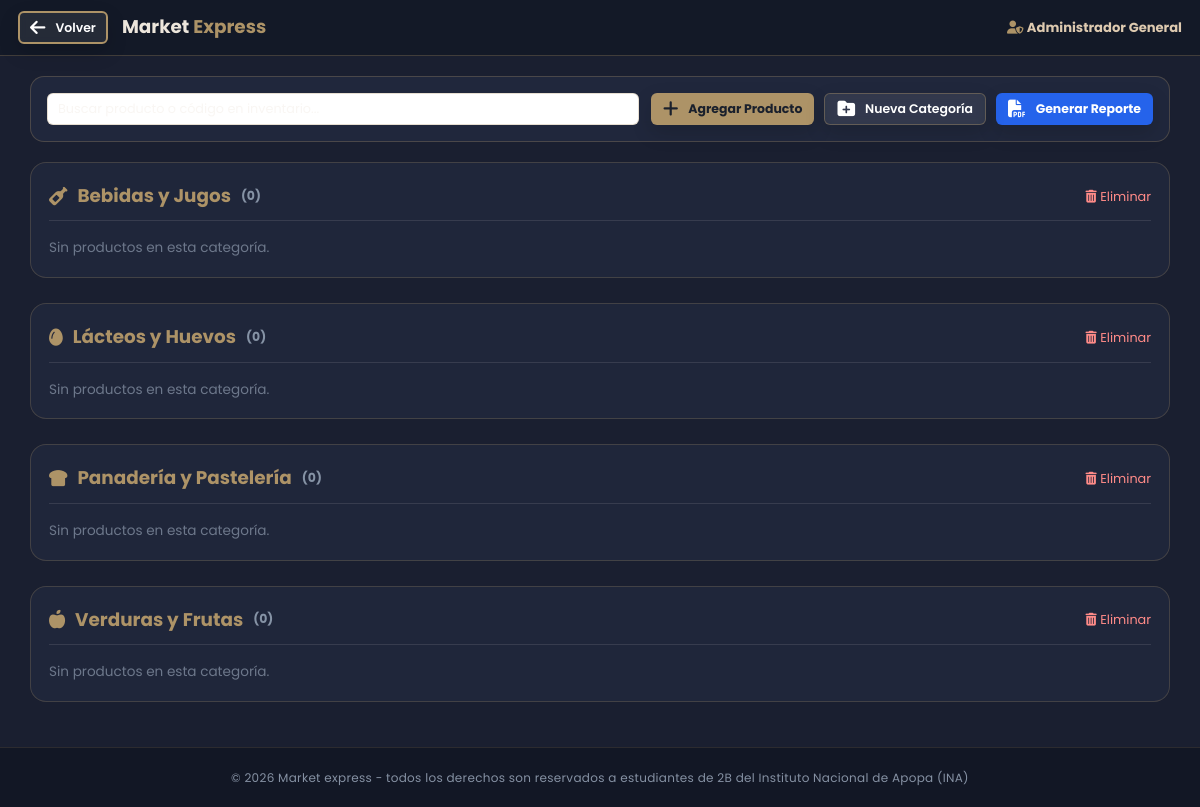
Page /inventario.php (signed in) on the committed database.
### tables this page shows
CREATE TABLE `categorias` (
  `id` int(11) NOT NULL,
  `nombre` varchar(50) NOT NULL,
  `icono` varchar(50) DEFAULT 'fa-box'
);

### inventario.php (the view, shortened to what this page needs)
<?php
require_once 'conexion.php';
$nombreUsuario = $_SESSION['nombre'] ?? 'Administrador General';
try {
    $pdo->exec("ALTER TABLE productos ADD COLUMN codigo VARCHAR(50) DEFAULT NULL AFTER categoria_id");
} catch (Exception $e) {
}
try {
    $pdo->exec("UPDATE productos SET codigo = LPAD(id + 100000, 6, '0') WHERE codigo IS NULL OR codigo = ''");
} catch (Exception $e) {
}
$categorias = $pdo->query("SELECT * FROM categorias ORDER BY nombre ASC")->fetchAll();
$productosPorCategoria = [];
$copyrightText = "© 2026 Market express - todos los derechos son reservados a estudiantes de 2B del Instituto Nacional de Apopa (INA)";
?>
<!DOCTYPE html>
<html lang="es">
<head>
    <link rel="stylesheet" href="https://cdnjs.cloudflare.com/ajax/libs/font-awesome/6.4.0/css/all.min.css">
    <link rel="stylesheet" href="estilos/global.css">
</head>
<body class="dashboard-body">
    <header class="app-header">
        <div class="header-left">
            <a href="market_express.php" class="btn btn-secondary btn-compact" style="background: rgba(255,255,255,0.08); color: #ffffff; padding: 5px 10px; border-radius: 6px; text-decoration: none; font-size: 0.78rem; white-space: nowrap;">
                <i class="fa-solid fa-arrow-left"></i> Volver
            </a>
            <div class="brand-title-group">
                <h1 class="header-title">Market <span>Express</span></h1>
            </div>
        </div>
        <div class="header-user-info pc-only">
            <span class="user-greeting"><i class="fa-solid fa-user-shield"></i> <strong><?php echo htmlspecialchars($nombreUsuario); ?></strong></span>
        </div>
    </header>
    <main class="inventory-container">
        <section class="inventory-toolbar">
            <div class="toolbar-search">
                <div class="input-wrapper" style="position: relative;">
                    <input type="text" id="inventory-search" class="form-control-compact" style="padding: 6px 10px; font-size: 0.8rem; width: 100%; border-radius: 6px; background: #ffffff; color: #1a202c;" placeholder="Buscar producto o código en inventario..." onkeyup="filtrarInventario()">
                </div>
            </div>
            <div class="toolbar-buttons">
                <button class="btn btn-primary btn-compact" onclick="abrirModalNuevoProducto()" style="background: var(--color-gold, #decab0); color: #1a202c; border: none; border-radius: 6px; padding: 6px 12px; font-size: 0.78rem; font-weight: 700; cursor: pointer;">
                    <i class="fa-solid fa-plus"></i> Agregar Producto
                </button>
                <button class="btn btn-secondary btn-compact" onclick="abrirModalNuevaCategoria()" style="background: rgba(255,255,255,0.08); color: #ffffff; border: 1px solid rgba(173,147,103,0.4); border-radius: 6px; padding: 6px 12px; font-size: 0.78rem; cursor: pointer;">
                    <i class="fa-solid fa-folder-plus"></i> Nueva Categoría
                </button>
                <button class="btn btn-primary btn-compact" onclick="abrirModalReporte()" style="background: #2563eb; color: #ffffff; border: none; border-radius: 6px; padding: 6px 12px; font-size: 0.78rem; font-weight: 700; cursor: pointer;">
                    <i class="fa-solid fa-file-pdf"></i> Generar Reporte
                </button>
            </div>
        </section>
        <?php if (count($categorias) > 0): ?>
            <?php foreach ($categorias as $cat):
                $prodsCat = $productosPorCategoria[$cat['id']] ?? [];
            ?>
                <section class="category-section" data-cat-name="<?php echo strtolower($cat['nombre']); ?>">
                    <div class="category-header">
                        <h3 class="category-header-title">
                            <i class="fa-solid <?php echo !empty($cat['icono']) ? $cat['icono'] : 'fa-tag'; ?>"></i>
                            <?php echo htmlspecialchars($cat['nombre']); ?>
                            <span style="font-size: 0.78rem; color: #a0aec0; opacity: 0.8;">(<?php echo count($prodsCat); ?>)</span>
                        </h3>
                        <div>
                            <a href="inventario.php?delete_cat=<?php echo $cat['id']; ?>" onclick="return confirm('¿Eliminar la categoría <?php echo htmlspecialchars($cat['nombre']); ?>?');" style="color: #ff8b88; font-size: 0.8rem; text-decoration: none;">
                                <i class="fa-solid fa-trash-can"></i> Eliminar
                            </a>
                        </div>
                    </div>
                    <div class="products-grid-3">
                        <?php if (count($prodsCat) > 0): ?>
                            <?php foreach ($prodsCat as $p):
                                $rutaImg = 'uploads/' . $p['imagen'];
                                if (!file_exists($rutaImg) || empty($p['imagen'])) {
                                    $rutaImg = 'assets/' . $p['imagen'];
                                }
                                $codigoProd = !empty($p['codigo']) ? $p['codigo'] : str_pad($p['id'] + 100000, 6, '0', STR_PAD_LEFT);
                            ?>
                                <div class="inventory-card" data-prod-name="<?php echo strtolower($p['nombre']); ?>" data-prod-code="<?php echo strtolower($codigoProd); ?>">
                                    <div>
                                        <div class="inventory-card-img-box">
                                            <span class="code-tag-badge"><i class="fa-solid fa-barcode"></i> Cód: <?php echo htmlspecialchars($codigoProd); ?></span>
                                            <img src="<?php echo $rutaImg; ?>" class="inventory-card-img" onerror="this.onerror=null; this.src='https://via.placeholder.com/250x130/29314a/decab0?text=Producto';" alt="<?php echo htmlspecialchars($p['nombre']); ?>">
                                        </div>
                                        <h4 class="inventory-card-title"><?php echo htmlspecialchars($p['nombre']); ?></h4>
                                        <div class="inventory-card-price">$<?php echo number_format($p['precio'], 2); ?></div>
                                    </div>
                                    <div>
                                        <div class="stock-control-box">
                                            <span style="font-size: 0.75rem; color: #a0aec0;">Stock:</span>
                                            <span class="stock-badge-num <?php echo ($p['stock'] <= 0) ? 'stock-out-num' : ''; ?>">
                                                <?php echo $p['stock']; ?> un.
                                            </span>
                                            <div style="display: flex; gap: 4px;">
                                                <button type="button" class="stock-btn-action" onclick="abrirModalStock(<?php echo $p['id']; ?>, '<?php echo htmlspecialchars(addslashes($p['nombre'])); ?>', 'restar')">-</button>
                                                <button type="button" class="stock-btn-action" onclick="abrirModalStock(<?php echo $p['id']; ?>, '<?php echo htmlspecialchars(addslashes($p['nombre'])); ?>', 'sumar')">+</button>
                                            </div>
                                        </div>
                                        <div class="card-actions-row">
                                            <button type="button" class="btn-card-qr" onclick="verQRProducto('<?php echo htmlspecialchars(addslashes($p['nombre'])); ?>', '<?php echo $codigoProd; ?>', '<?php echo number_format($p['precio'], 2); ?>')" title="Ver e imprimir QR">
                                                <i class="fa-solid fa-qrcode"></i> QR
                                            </button>
                                            <button type="button" class="btn-card-edit" onclick="abrirModalEditarProducto(<?php echo htmlspecialchars(json_encode($p)); ?>)">
                                                <i class="fa-solid fa-pen-to-square"></i> Editar
                                            </button>
                                            <a href="inventario.php?delete_prod=<?php echo $p['id']; ?>" class="btn-card-delete" onclick="return confirm('¿Eliminar <?php echo htmlspecialchars($p['nombre']); ?>?');">
                                                <i class="fa-solid fa-trash"></i>
                                            </a>
                                        </div>
                                    </div>
                                </div>
                            <?php endforeach; ?>
                        <?php else: ?>
                            <p style="color: #a0aec0; opacity: 0.6; font-size: 0.85rem; grid-column: span 3;">Sin productos en esta categoría.</p>
                        <?php endif; ?>
                    </div>
                </section>
            <?php endforeach; ?>
        <?php endif; ?>
    </main>
    <footer class="app-footer">
        <?php echo $copyrightText; ?>
    </footer>
</body>
</html>

### estilos/global.css (style rules this page uses)
:root { --color-dark: #29314a; --color-light: #ede6dc; --color-beige: #decab0; --color-gold: #ad9367; --color-dark-deeper: #171b29; --color-white: #ffffff; --color-danger: #d9534f; --color-success: #5cb85c; --font-family: 'Poppins', sans-serif; --shadow-soft: 0 8px 20px rgba(0, 0, 0, 0.15); --shadow-medium: 0 12px 25px rgba(0, 0, 0, 0.25); --radius-sm: 8px; --radius-md: 14px; --radius-lg: 22px; --transition: all 0.3s cubic-bezier(0.25, 0.8, 0.25, 1); }
* { margin: 0; padding: 0; box-sizing: border-box; font-family: var(--font-family); }
body { min-height: 100vh; background-color: var(--color-light); color: var(--color-dark); line-height: 1.6; }
.btn { display: inline-flex; align-items: center; justify-content: center; gap: 10px; padding: 14px 24px; font-size: 1rem; font-weight: 600; text-decoration: none; border-radius: var(--radius-md); cursor: pointer; transition: var(--transition); border: none; outline: none; }
.btn i { font-size: 1.1rem; transition: transform 0.3s ease; }
.btn-primary { background: linear-gradient(135deg, var(--color-beige) 0%, var(--color-gold) 100%); color: var(--color-dark); border: 1px solid rgba(237, 230, 220, 0.5); box-shadow: var(--shadow-soft); }
.btn-secondary { background: rgba(41, 49, 74, 0.4); color: var(--color-light); border: 2px solid var(--color-gold); box-shadow: var(--shadow-soft); backdrop-filter: blur(4px); }
.btn-compact { padding: 10px 18px; font-size: 0.88rem; border-radius: 10px; }
.input-wrapper { position: relative; display: flex; align-items: center; }
.input-wrapper .form-control-compact { width: 100%; padding: 10px 38px 10px 38px; font-size: 0.88rem; background: rgba(17, 21, 33, 0.7); border: 1px solid rgba(173, 147, 103, 0.3); border-radius: 10px; color: var(--color-light); transition: var(--transition); outline: none; }
.input-wrapper .form-control-compact::placeholder { color: rgba(237, 230, 220, 0.35); }
.app-header { width: 100%; height: 56px; background-color: #232a3f; border-bottom: 1px solid rgba(173, 147, 103, 0.3); padding: 0 20px; display: flex; justify-content: space-between; align-items: center; position: sticky; top: 0; z-index: 1000; }
.header-title { font-size: 1.2rem; font-weight: 800; margin: 0; color: var(--color-light); white-space: nowrap; }
.header-title span { color: var(--color-gold); }
.header-user-info { display: flex; align-items: center; gap: 12px; }
.user-greeting { font-size: 0.85rem; color: var(--color-beige); white-space: nowrap; }
footer { position: relative; margin-top: 40px; padding-bottom: 20px; width: 100%; text-align: center; font-size: 0.82rem; color: var(--color-beige); opacity: 0.8; z-index: 2; letter-spacing: 0.3px; }

### rows in the picture
categorias: nombre "Bebidas y Jugos", id "0", shows "Sin productos en esta categoría."
categorias: nombre "Lácteos y Huevos", id "0", shows "Sin productos en esta categoría."
categorias: nombre "Panadería y Pastelería", id "0", shows "Sin productos en esta categoría."
categorias: nombre "Verduras y Frutas", id "0", shows "Sin productos en esta categoría."

### other values in the picture
$nombreUsuario "Administrador General"
$copyrightText "© 2026 Market express - todos los derechos son reservados a estudiantes de 2B del Instituto Nacional de Apopa (INA)"
